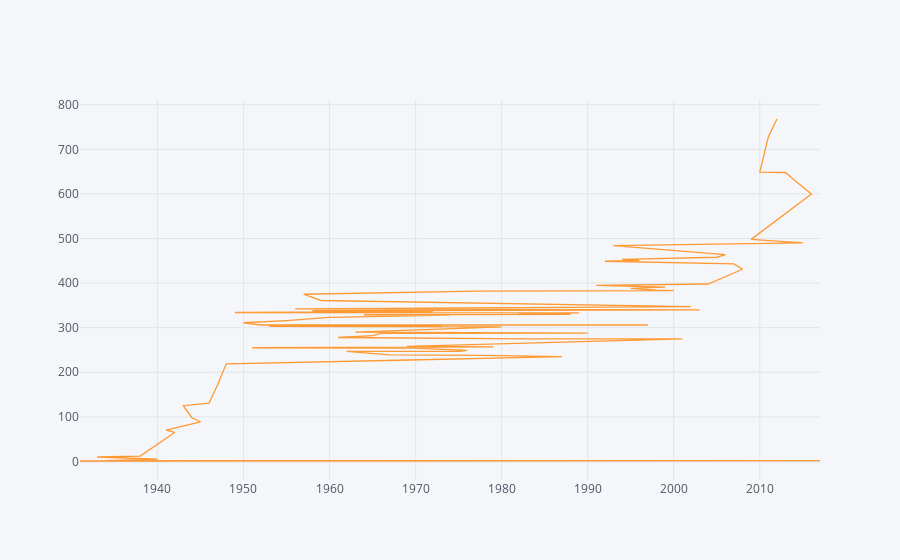

Source (notebook cell):
### Code cell
data['year'].value_counts().iplot()

### Figure 1 — Plotly figure (JSON) as saved in the notebook; plotly's stock layout.template omitted (floating-point values rounded to 4 significant figures)
{"data": [{"line": {"color": "rgba(255, 153, 51, 1.0)", "dash": "solid", "shape": "linear", "width": 1.3}, "mode": "lines", "name": "year", "text": "", "type": "scatter", "x": [2012, 2011, 2010, 2013, 2014, 2016, 2009, 2015, 1993, 2006, 2005, 1994, 1996, 1992, 2007, 2008, 2004, 1991, 1999, 1995, 1998, 2000, 1977, 1971, 1957, 1959, 2002, 1956, 1986, 2003, 1958, 1972, 1949, 1985, 1989, 1982, 1988, 1964, 1974, 1960, 1955, 1950, 1952, 1997, 1954, 1973, 1953, 1980, 1963, 1990, 1984, 1981, 1966, 1965, 1961, 1983, 2001, 1969, 1979, 1951, 1970, 1976, 1975, 1962, 1967, 1978, 1987, 1968, 1948, 1947, 1946, 1943, 1944, 1945, 1941, 1942, 1938, 1933, 1939, 1940, 1936, 1934, 1935, 2017, 1931, 1937], "y": [768, 728, 649, 648, 631, 600, 498, 490, 484, 464, 458, 453, 451, 449, 443, 431, 398, 395, 391, 388, 384, 383, 382, 380, 375, 361, 347, 342, 341, 340, 338, 336, 334, 334, 333, 331, 330, 329, 328, 323, 316, 311, 306, 306, 306, 304, 303, 302, 290, 288, 288, 287, 287, 282, 278, 275, 275, 258, 257, 255, 254, 249, 247, 247, 239, 238, 235, 227, 219, 172, 131, 125, 98, 89, 70, 65, 12, 10, 5, 5, 3, 2, 2, 2, 1, 1]}], "layout": {"legend": {"bgcolor": "#F5F6F9", "font": {"color": "#4D5663"}}, "paper_bgcolor": "#F5F6F9", "plot_bgcolor": "#F5F6F9", "title": {"font": {"color": "#4D5663"}}, "xaxis": {"gridcolor": "#E1E5ED", "showgrid": true, "tickfont": {"color": "#4D5663"}, "title": {"font": {"color": "#4D5663"}, "text": ""}, "zerolinecolor": "#E1E5ED"}, "yaxis": {"gridcolor": "#E1E5ED", "showgrid": true, "tickfont": {"color": "#4D5663"}, "title": {"font": {"color": "#4D5663"}, "text": ""}, "zerolinecolor": "#E1E5ED"}}}
